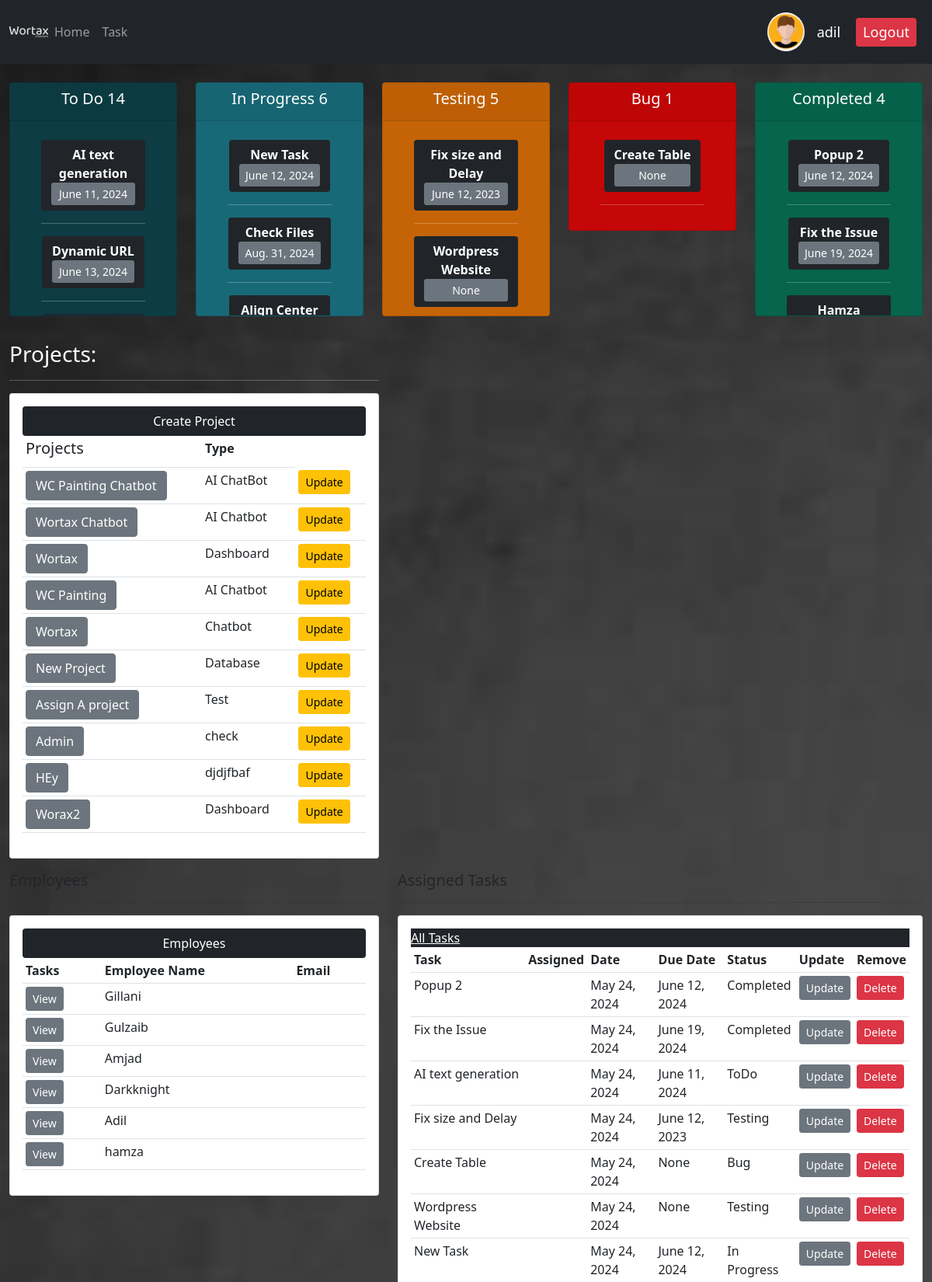
The app's page / (signed in, upper part) with its own data.
### accounts/models.py (models this page shows, shortened)
class Customers(models.Model):
    user = models.OneToOneField(User, null=True, blank=True, on_delete=models.CASCADE)
    EmployeeName = models.CharField(max_length=200, null=True,)
    email = models.CharField(max_length=200, null=True)
    profile_pic = models.ImageField(default="icon1", null=True, blank = True)
    def __str__(self):
        return self.EmployeeName if self.EmployeeName else 'No Title'

class Tasks (models.Model):
    TASKTYPE = (
        ('Design', 'Desgin'),
        ('Testing', 'Testing'),
        ('Development', 'Development'),
        ('Deployement', 'Deployement'),
    )
    TASKASSIGN = (
        ('Hamza', 'Hamza'),
        ('Adil', 'Adil'),
        ('Usama', 'Usama'),
    )
    Board =  (
            ('ToDo', 'ToDO'),
            ('In Progress', 'In Progress'),
            ('Testing', 'Testing'),
            ('Bug', 'Bug'),
            ('Completed', 'Completed'),
    )
    TaskName = models.CharField(max_length=200, null= True)
    TaskDescription = RichTextUploadingField(null=True)
    TaskType = models.CharField(max_length = 200, null= True, choices=TASKTYPE)
    SelectStatus = models.CharField(default='ToDo', max_length = 200, null = True,choices = Board)
    DueDate = models.DateField(null=True)
    Date=models.DateField(auto_now_add=True, null=True)
    tags = models.ManyToManyField(Tags)
    project = models.ForeignKey(Projects, null=True, on_delete=models.SET_NULL)
    employe = models.ForeignKey(Customers, null=True, on_delete=models.SET_NULL)
    files = models.FileField(upload_to='files/', null = True, blank=True)
    Image = models.ImageField(upload_to='images/',null = True, blank=True)
    Comments = models.CharField(default= '0',  max_length=200, null=True)
    ImageURL= models.URLField(null=True)

class Projects(models.Model):
    ProjectName = models.CharField(max_length=200, null=True)
    ProjectType = models.CharField(max_length=200, null=True)
    DueDate = models.DateTimeField(null=True)
    Assign = models.ManyToManyField(Customers, null=True)

### accounts/decorators.py (the view)
        def wrapper_func(request, *args, **kwargs):
            group = None
            if request.user.groups.exists():
                group = request.user.groups.all()[0].name
            if group == 'employee':
                return redirect ('user-page')
            if group == 'admin':
                return view_func(request, *args, **kwargs)

### accounts/views.py (called while the page is built)
@login_required(login_url = 'login')
@admin_only
def home (request):
    project = Projects.objects.all()
    task = Tasks.objects.all()
    employee = Customers.objects.all()
    form = TaskForm()
    if request.method == 'POST':
        form = TaskForm(request.POST)
        if form.is_valid():
            form.save()
            return redirect('home')
    todo = task.filter(SelectStatus="ToDo").count()
    inprogress = task.filter(SelectStatus="In Progress").count()
    testing = task.filter(SelectStatus="Testing").count()
    bug = task.filter(SelectStatus="Bug").count()
    completed = task.filter(SelectStatus="Completed").count()
    context = {'project': project, 'task': task, 'employee': employee, 'todo': todo, 'inprogress': inprogress,'testing': testing, 'bug': bug, 'completed': completed, 'task': task, 'form':form }
    return render(request, 'accounts/dashboard.html', context)

### accounts/templates/accounts/dashboard.html
{%  extends 'accounts/main.html' %}
{% block content %}
{%  include 'accounts/status.html' %}
<div class= "container-fluid mt-3">
<div class="row">
	<div class="col-md-5 text-white " style="text-shadow: ;"  >
		<h3>Projects:</h3>
		<hr>
		<div class="card card-body">
			<a class="btn bg-dark text-white" href="{% url 'create_project' %}">Create Project</a>
			<table class="table table-sm">
				<tr>
					<th><h5>Projects</h5></th>
					<th>Type</th>
					<th></th>
				</tr>
				{% for pro in project%}
					<tr>
						<td><a class="btn btn btn-secondary" href="{% url 'projects' pro.id %}">{{pro.ProjectName}}<a></td>
						<td>{{pro.ProjectType}}</td>
						<td><td><a class="btn btn btn-sm btn-warning" href="{% url 'update_project' pro.id %}">Update</a></td></td>
					</tr>
				{% endfor%}
			</table>
		</div>
	</div>
	<div class= "container-fluid mt-3">
		<div class="row">
			<div class="col-md-5">
				<h5>Employees</h5>
				<hr>
				<div class="card card-body">
					<a class="btn bg-dark text-white" href="">Employees</a>
					<table class="table table-sm">
						<tr>
							<th>Tasks</th>
							<th>Employee Name</th>
							<th>Email</th>
						</tr>
						{% for pro in employee%}
							<tr>
								<td><a class="btn btn btn-sm btn-secondary" href="{% url 'employee' pro.id %}">View</a></td>
								<td>{{pro.EmployeeName}}</td>
								<td>{{pro.Email}}
							</tr>
						{% endfor%}
					</table>
				</div>
			</div>
	<div class="col-md-7">
		<h5>Assigned Tasks</h5>
		<hr>
		<div class="card card-body">
			<a class="bg-dark text-white" href="">All Tasks</a>
			<table class="table table-sm">
				<tr>
					<th>Task</th>
					<th>Assigned</th>
					<th>Date</th>
					<th>Due Date</th>
					<th>Status</th>
					<th>Update</th>
					<th>Remove</th>
				</tr>
				{% for tsk in task %}
					<tr>
						<td>{{tsk.TaskName}}</td>
						<td>{{tsk.employee}}</td>
						<td>{{tsk.Date}}</td>
						<td>{{tsk.DueDate}}</td>
						<td>{{tsk.SelectStatus}}</td>
						<td><a class="btn btn btn-sm btn-secondary" href="{% url 'update_task' tsk.id %}">Update</a></td>
						<td><a class="btn btn btn-sm btn-danger" href="{% url 'delete_task' tsk.id %}">Delete</a></td>
					</tr>
				{% endfor %}
			</table>
		</div>
	</div>
</div>
</div>
{% endblock %}

### accounts/templates/accounts/navbar.html (shortened to what this page needs)
{% load static %}
<nav class="navbar navbar-expand-lg navbar-dark bg-dark">
    <div class="container-fluid">
      <img src="{% static 'images/logo.png' %}">
      <div class="collapse navbar-collapse" id="navbarNav">
        <ul class="navbar-nav">
          {% if request.user.is_staff %}
          <li class="nav-item">
            <a class="nav-link" href="{% url 'home' %}">Home</a>
          </li>
          <li class="nav-item">
            <a class="nav-link" href="{% url 'task' %}">Task</a>
          </li>
          {% endif %}
        </ul>
      </div>
    </div>
    <a class="nav-link" href="{% url 'account' %}"><img class="profile-pic1" src="{{ request.user.customers.profile_pic.url }}"></a>
    <span class="Hello-msg" >{{ request.user }}</span>
    <span><a class="Hello-msg btn btn-sm btn-danger " href="{% url 'logout' %}"> Logout</a></span>
</nav>

### accounts/templates/accounts/status.html (shortened to what this page needs)
<br />
<div class="container-fluid">
  <div class="row">
    <div class="col">
      <div class="col-md">
        <div class="card text-center text-white mb-3" id="total-orders">
          <div class="card-header">
            <h5 class="card-title">To Do {{todo}}</h5>
          </div>
          <div class="card-body" style="max-height: 250px; overflow-y: auto; ">
            <p class="card-title">
              <div class="container-fluid">
              {% for j in task %}
              {% if j.SelectStatus == 'ToDo' %}
              <div class="btn bg-dark text-white"  data-bs-toggle="modal" data-bs-target="#taskModal{{ j.id }}">
                <b>{{ j.TaskName }}</b><br><div class="btn-sm bg-secondary text-white">{{j.DueDate}}</div><a data-bs-toggle="modal" data-bs-target="#taskModal{{ j.id }}"></a>
              </div>
              <hr>
                      {% endif %}
                      {% endfor %}
                                  </div>
            </p>
          </div>
        </div>
      </div>
    </div>
    <div class="col">
      <div class="col-md">
        <div class="card text-center text-white mb-3" id="orders-delivered">
          <div class="card-header">
            <h5 class="card-title">In Progress {{inprogress}}</h5>
          </div>
          <div class="card-body" style="max-height: 250px; overflow-y: auto; ">
            <p class="card-title">
              <div class="container">
              {% for j in task %}
              {% if j.SelectStatus == 'In Progress' %}
              <div class="btn bg-dark text-white"  data-bs-toggle="modal" data-bs-target="#taskModal{{ j.id }}">
                <b>{{ j.TaskName }}</b><br><div class="btn-sm bg-secondary text-white">{{j.DueDate}}</div><a data-bs-toggle="modal" data-bs-target="#taskModal{{ j.id }}"></a>
              </div>
              <hr>
                      {% endif %}
                      {% endfor %}
                                  </div>
            </p>
          </div>
        </div>
      </div>
    </div>
    <div class="col">
      <div class="col-md">
        <div class="card text-center text-white mb-3" id="orders-pending">
          <div class="card-header">
            <h5 class="card-title">Testing {{testing}}</h5>
          </div>
          <div class="card-body" style="max-height: 250px; overflow-y: auto; ">
            <p class="card-title">
              <div class="container">
              {% for j in task %}
              {% if j.SelectStatus == 'Testing' %}
              <div class="btn bg-dark text-white"  data-bs-toggle="modal" data-bs-target="#taskModal{{ j.id }}">
                <b>{{ j.TaskName }}</b><br><div class="btn-sm bg-secondary text-white">{{j.DueDate}}</div><a data-bs-toggle="modal" data-bs-target="#taskModal{{ j.id }}"></a>
              </div>
              <hr>
                      {% endif %}
                      {% endfor %}
                                  </div>
            </p>
          </div>
        </div>
      </div>
    </div>
    <div class="col">
      <div class="col-md">
        <div class="card text-center text-white mb-3" id="Bug">
          <div class="card-header">
            <h5 class="card-title">Bug {{bug}}</h5>
          </div>
          <div class="card-body" style="max-height: 250px; overflow-y: auto; ">
            <p class="card-title">
              <div class="container">
              {% for j in task %}
              {% if j.SelectStatus == 'Bug' %}
              <div class="btn bg-dark text-white"  data-bs-toggle="modal" data-bs-target="#taskModal{{ j.id }}">
                <b>{{ j.TaskName }}</b><br><div class="btn-sm bg-secondary text-white">{{j.DueDate}}</div><a data-bs-toggle="modal" data-bs-target="#taskModal{{ j.id }}"></a>
              </div>
              <hr>
                      {% endif %}
                      {% endfor %}
              </div>
            </p>
          </div>
        </div>
      </div>
    </div>
    <div class="col">
      <div class="col-md">
        <div class="card text-center text-white mb-3" id="Completed">
          <div class="card-header">
            <h5 class="card-title">Completed {{completed}}</h5>
          </div>
          <div class="card-body" style="max-height: 250px; overflow-y: auto; ">
            <p class="card-title">
              <div class="container">
              {% for j in task %}
              {% if j.SelectStatus == 'Completed' %}
              <div class="btn bg-dark text-white"  data-bs-toggle="modal" data-bs-target="#taskModal{{ j.id }}">
                <b>{{ j.TaskName }}</b><br><div class="btn-sm bg-secondary text-white">{{j.DueDate}}</div><a data-bs-toggle="modal" data-bs-target="#taskModal{{ j.id }}"></a>
              </div>
              <hr>
                      {% endif %}
                      {% endfor %}
              </div>
            </p>
          </div>
        </div>
      </div>
    </div>
  </div>
</div>

### static/css/main.css (style rules this page uses)
#total-orders { background-color: #0D3C44; }
#orders-delivered { background-color: #186977; }
#orders-pending { background-color: #C56307; }
#Bug { background-color: #c50707; }
#Completed { background-color: #06654c; }

### accounts/templates/accounts/navbar.html (style rules this page uses)
.Hello-msg { font-size: 18px; color: #fff; margin-right: 20px; }
.profile-pic1 { max-width: 50px; max-height: 50px; margin: 0 auto; border-radius: 50%; }

### records on screen
Tasks: TaskName "AI text generation", DueDate "June 11, 2024", Date "May 24, 2024", SelectStatus "ToDo"
Tasks: TaskName "Dynamic URL", DueDate "June 13, 2024"
Tasks: TaskName "New Task", DueDate "June 12, 2024", Date "May 24, 2024", SelectStatus "In Progress"
Tasks: TaskName "Check Files", DueDate "Aug. 31, 2024"
Tasks: TaskName "Align Center"
Tasks: TaskName "Fix size and Delay", DueDate "June 12, 2023", Date "May 24, 2024", SelectStatus "Testing"
Tasks: TaskName "Wordpress Website", DueDate "None", Date "May 24, 2024", SelectStatus "Testing"
Tasks: TaskName "Create Table", DueDate "None", Date "May 24, 2024", SelectStatus "Bug"
Tasks: TaskName "Popup 2", DueDate "June 12, 2024", Date "May 24, 2024", SelectStatus "Completed"
Tasks: TaskName "Fix the Issue", DueDate "June 19, 2024", Date "May 24, 2024", SelectStatus "Completed"
Tasks: TaskName "Hamza…"
Projects: ProjectName "WC Painting Chatbot", ProjectType "AI ChatBot"
Projects: ProjectName "Wortax Chatbot", ProjectType "AI Chatbot"
Projects: ProjectName "Wortax", ProjectType "Dashboard"
Projects: ProjectName "WC Painting", ProjectType "AI Chatbot"
Projects: ProjectName "Wortax", ProjectType "Chatbot"
Projects: ProjectName "New Project", ProjectType "Database"
Projects: ProjectName "Assign A project", ProjectType "Test"
Projects: ProjectName "Admin", ProjectType "check"
Projects: ProjectName "HEy", ProjectType "djdjfbaf"
Projects: ProjectName "Worax2", ProjectType "Dashboard"
Customers: EmployeeName "Gillani"
Customers: EmployeeName "Gulzaib"
Customers: EmployeeName "Amjad"
Customers: EmployeeName "Darkknight"
Customers: EmployeeName "Adil"
Customers: EmployeeName "hamza"

### other values on screen
{{ request.user }} "adil"
{{ todo }} "14"
{{ inprogress }} "6"
{{ testing }} "5"
{{ bug }} "1"
{{ completed }} "4"
